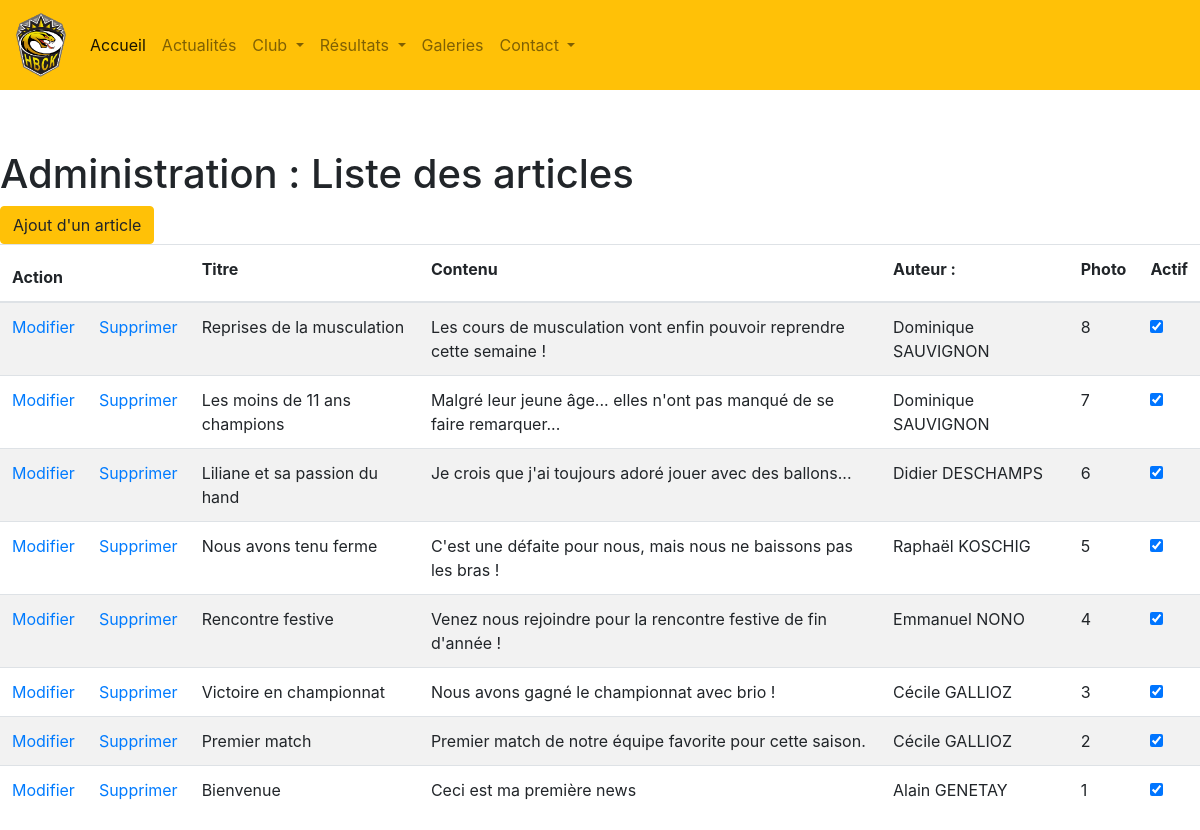
Before: /src/body/article-liste.php with the older database file.
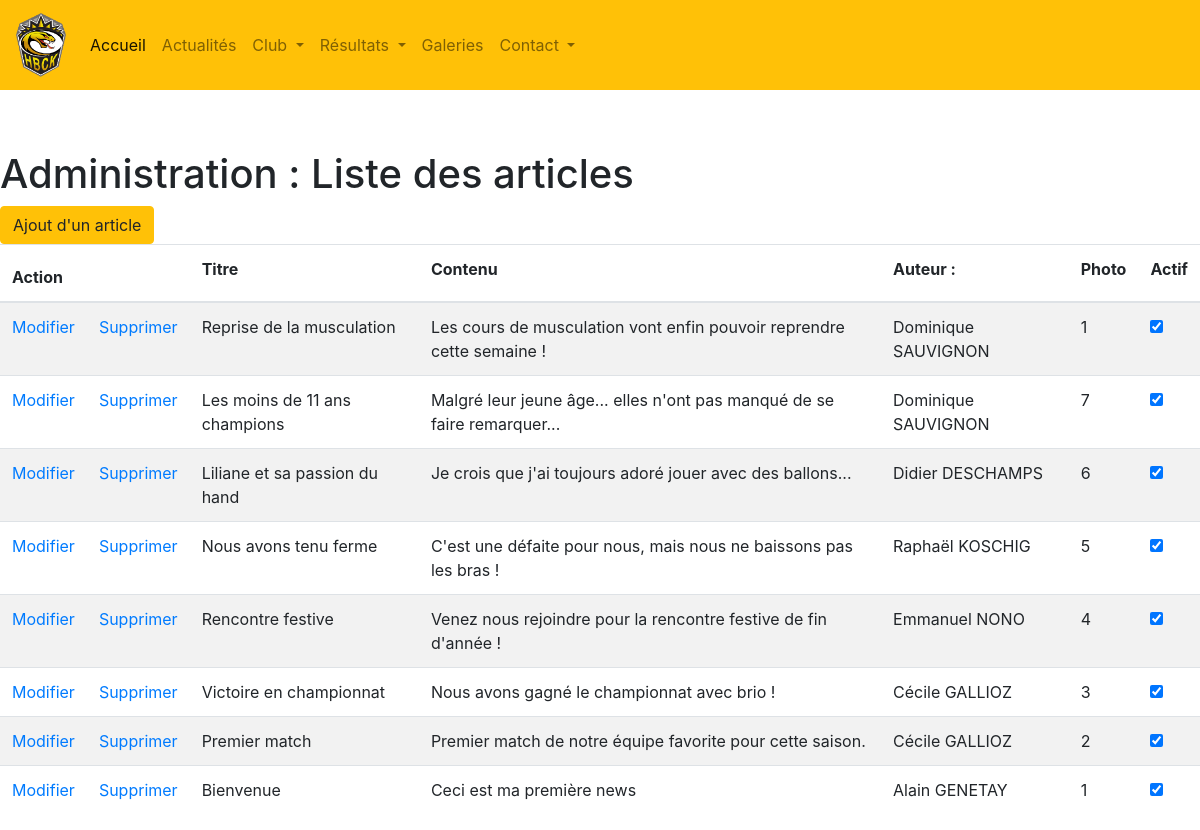
After: the same page with the newer database file.
### tables this page shows
CREATE TABLE `article` (
  `art_id` int(11) NOT NULL,
  `art_titre` varchar(255) NOT NULL,
  `art_contenu` longtext NOT NULL,
  `art_auteur_id` int(11) NOT NULL,
  `art_photo_id` int(11) DEFAULT NULL,
  `art_actif` int(1) NOT NULL,
  `art_created_at` datetime NOT NULL,
  `art_updated_at` datetime DEFAULT NULL,
  `art_deleted_at` datetime DEFAULT NULL
);

CREATE TABLE `personne` (
  `per_id` int(11) NOT NULL,
  `per_nom` varchar(255) NOT NULL,
  `per_prenom` varchar(255) DEFAULT NULL,
  `per_date_nais` date DEFAULT NULL,
  `per_lieu_nais` varchar(255) DEFAULT NULL,
  `per_sexe` tinyint(50) NOT NULL,
  `per_mail` varchar(255) NOT NULL,
  `per_mdp` varchar(50) NOT NULL,
  `per_admin` int(1) NOT NULL DEFAULT '0',
  `per_redac` int(1) NOT NULL DEFAULT '0',
  `per_contact_ext` int(1) NOT NULL DEFAULT '0',
  `per_created_at` datetime NOT NULL,
  `per_updated_at` datetime DEFAULT NULL,
  `per_deleted_at` datetime DEFAULT NULL
);

### src/class/ArticleBase.php (called while the page is built, shortened)
<?php
class ArticleBase
{
    public function getArticlesActifs($db)
    {
        $sql_aa = "SELECT * FROM article inner join personne on article.art_auteur_id = personne.per_id where art_deleted_at is null ORDER BY art_id DESC";
        $rs_aa = $db->query($sql_aa);
        return $rs_aa;
    }
}

### src/body/article-liste.php (the view, shortened to what this page needs)
<?php
require_once '../class/ArticleBase.php';
$o_pdo = new Database();
$o_conn = $o_pdo->makeConnect();
$b_art = new ArticleBase();
$articles = $b_art->getArticlesActifs($o_conn);
$art = $articles->fetchall();
include('../includes/head.php');
include('../includes/header.php');
?>
<link rel="stylesheet" href="https://stackpath.bootstrapcdn.com/bootstrap/4.4.1/css/bootstrap.min.css">
<h1>Administration : Liste des articles</h1>
<a href="personne-details.php?mode=nouveau">
    <button class="btn btn-warning" type="submit">Ajout d'un article</button>
</a>
<table class="table table-striped">
    <thead>
        <tr>
            <th colspan="2">Action</td>
            <th><label for="titre">Titre</label></th>
            <th><label for="contenu">Contenu</label></th>
            <th><label for="auteur">Auteur : </label></th>
            <th><label for="photo">Photo</label></th>
            <th><label for="actif">Actif</label></th>
        </tr>
    </thead>
    <?php foreach ($art as $a){ ?>
    <tr>
        <td><a href="article-details.php?mode=modif&id=<?php echo $p['art_id']?>">Modifier</td>
        <td><a href="../traitements/article-suppression.php?id=<?php echo $p['per_id']?>">Supprimer</td>
        <td><?php echo $a["art_titre"]?></td>
        <td><?php echo $a["art_contenu"] ?></td>
        <td><?php echo $a["per_prenom"] . " " . $a["per_nom"] ?></td>
        <td><?php echo $a["art_photo_id"]?></td>
        <td>
            <input type="checkbox" name="actif" value="actif" <?php if ($a["art_actif"] ==1) echo "checked" ?> >
        </td>
        </tr>
    <?php } ?>
</table>

Changed rows visible on the page:
changed article "Les cours de musculation vont enfin pouvoir reprendre cette semaine !": art_titre "Reprises de la musculation" → "Reprise de la musculation"; art_photo "8" → "1"
